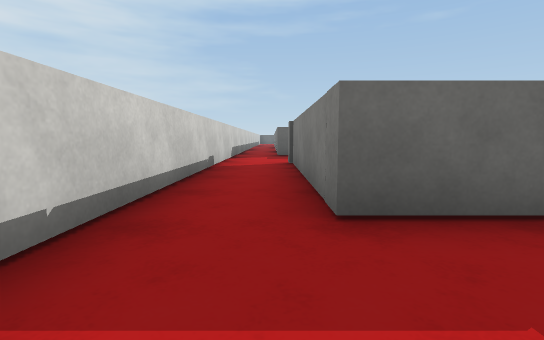
view 1 (above)

20 first-person views from a walk through a scene from a Unity 3-D project. The camera is 0.62 m above the floor, tilts 6° down and sees 85° across. The floor is counted in squares, 1 m on a side. Each view is taken from the middle of a square. On the plan, view 1 faces up. The plan holds only what a view shows up to about 9 squares ahead; the rest is blank. The place goes on beyond the plan. Surface patterns are stand-ins for the level's own textures.

view 2
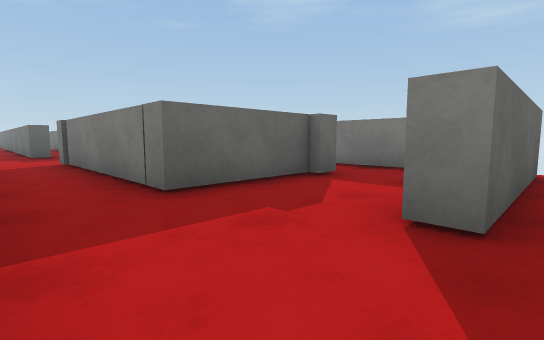

view 3
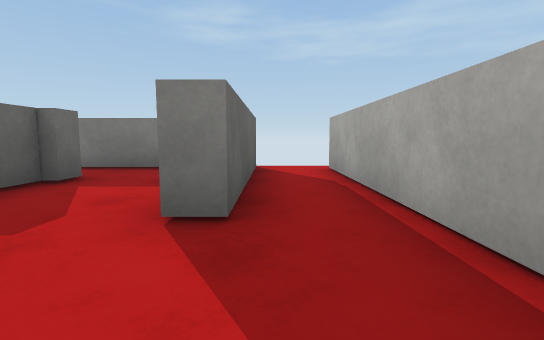

view 4
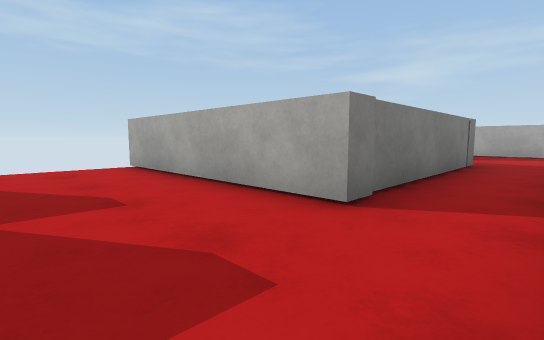

view 5
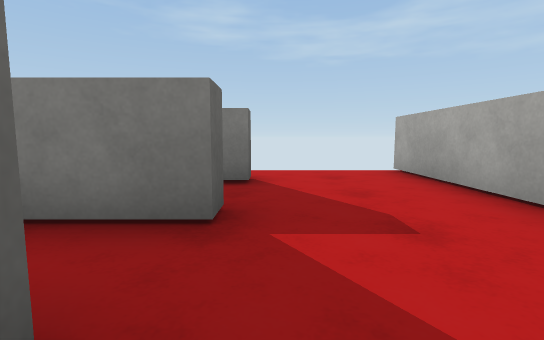

view 6
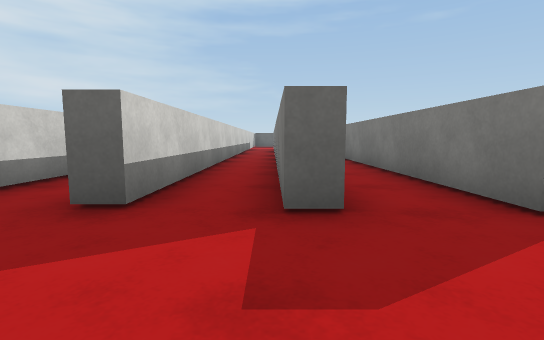

view 7
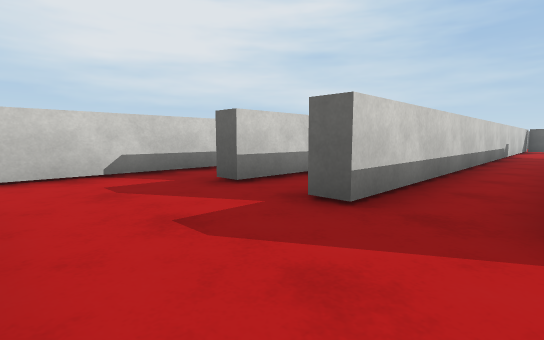

view 8
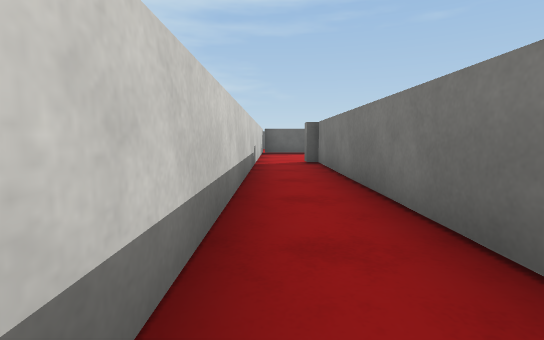

view 9
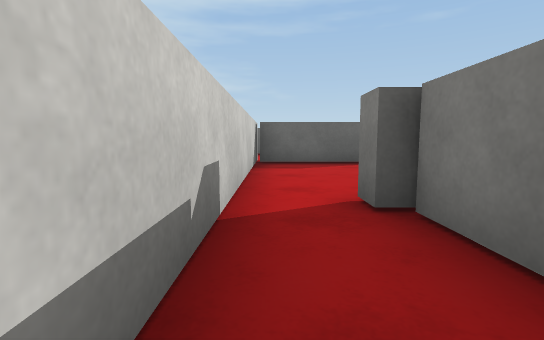

view 10
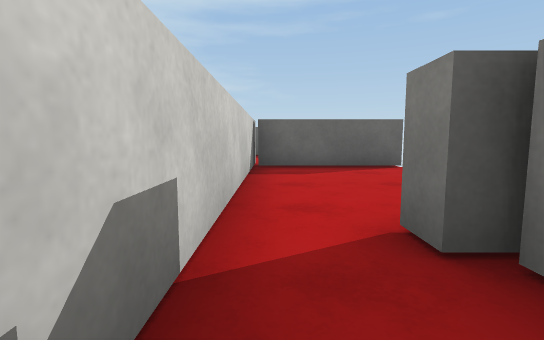

view 11
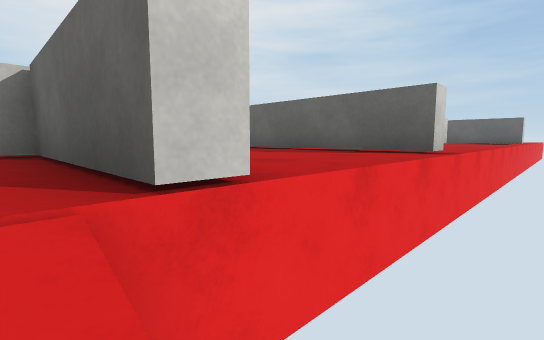

view 12
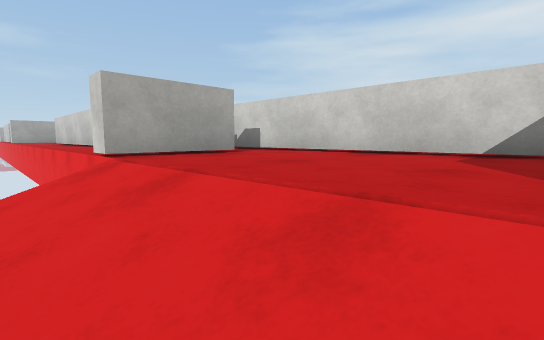

view 13
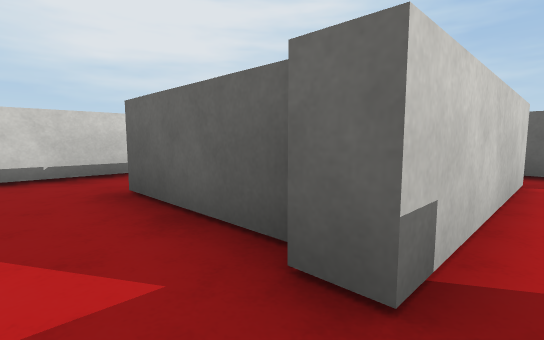

view 14
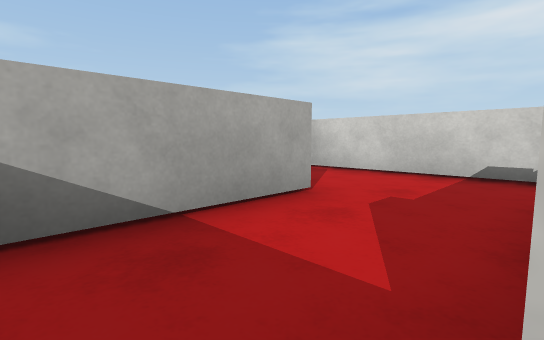

view 15
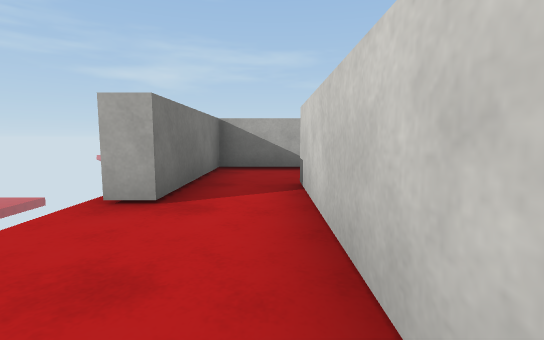

view 16
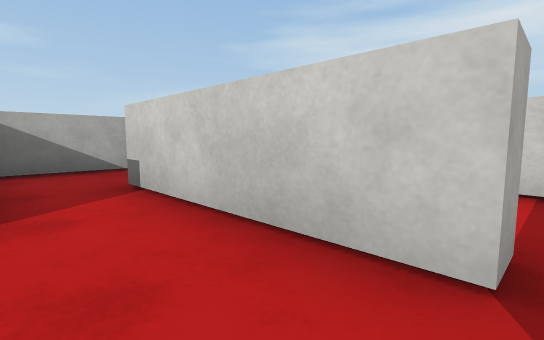

view 17
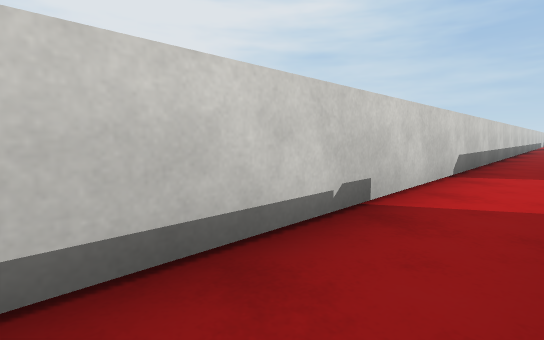

view 18
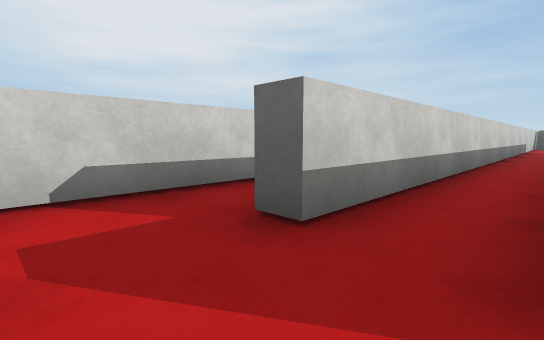

view 19
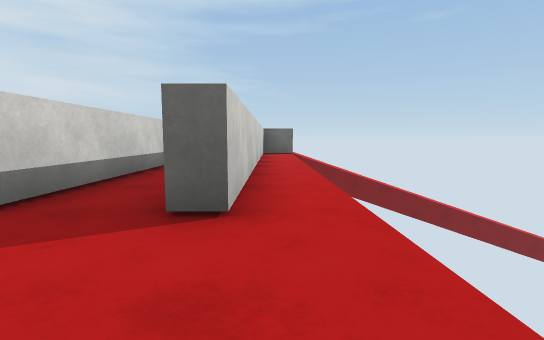

view 20
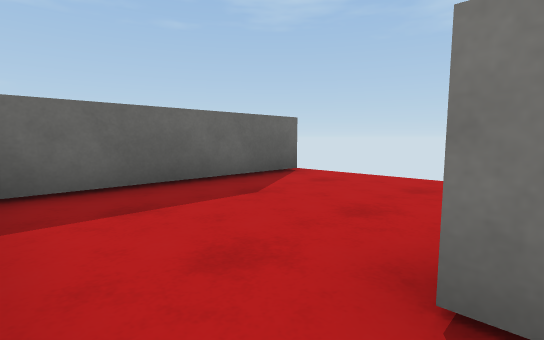

### Floor plan
Key: @ floor where view 1 was taken; # wall or solid block; x gap in a wall; . floor; / step, stairs or slope.
Columns run from 2 left of view 1 to 7 right of it. Each row starts with its distance up from view 1.
 31     ....
 30    ######
 29    .....
 28    .....
 27    .....
 26    .####x
 25     #...//
 24     #...//
 23     #...//
 22     #...//
 21     #.##x
 20   #.#.#.
 19   #.#.#
 18   #.#.#.
 17   #.#.#.
 16   #.#.#.
 15 #.#.#.#.
 14 #.#.#.#.
 13 #.#.#.#.
 12 #.#.#.#.
 11 #.#.#.#.
 10 #.......
  9 #.......
  8 #.......
  7 #..######
  6 #..#.x..
  5 #..# #..
  4 #..# #..
  3 #..###.##
  2 #..###.#
  1 #......#
  0 #.@.####
 -1 #.......
 -2 ########

Where each view was taken, in squares from view 1:
view 1: 0 up, 0 right, facing up
view 2: 1 down, 1 left, facing up-right
view 3: 1 down, 1 left, facing right
view 4: 10 up, 1 left, facing down-right
view 5: 10 up, 0 right, facing right
view 6: 8 up, 2 right, facing up
view 7: 8 up, 4 right, facing up-left
view 8: 13 up, 3 right, facing up
view 9: 18 up, 3 right, facing up
view 10: 19 up, 3 right, facing up
view 11: 25 up, 7 right, facing up-left
view 12: 25 up, 7 right, facing down-left
view 13: 1 up, 4 right, facing up-left
view 14: 2 up, 4 right, facing down-left
view 15: 6 up, 4 right, facing down
view 16: 6 up, 5 right, facing down-left
view 17: 4 up, 0 right, facing up-left
view 18: 9 up, 2 right, facing up-left
view 19: 8 up, 5 right, facing up
view 20: 26 up, 1 right, facing up-right
